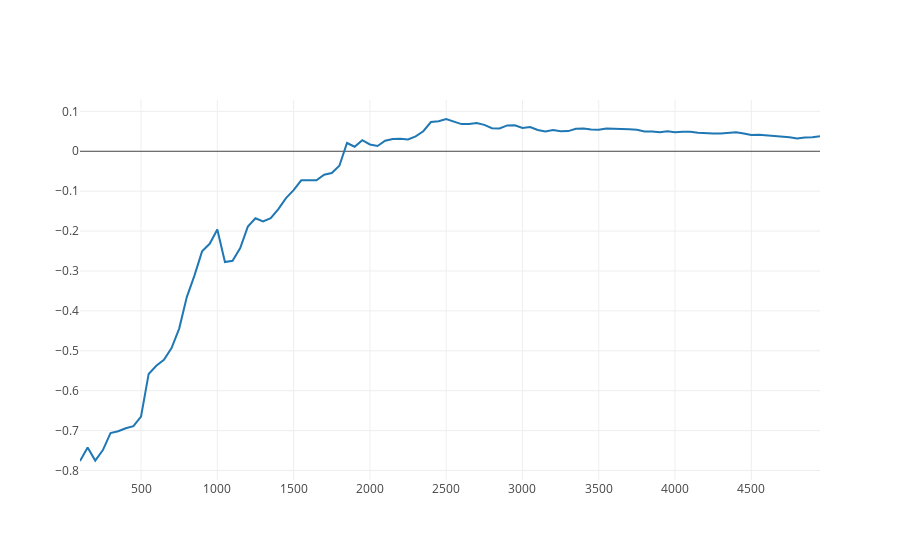

The cell this chart's notebook holds for it:
### Code cell
neigh_r_scatter_trace = go.Scatter(x=list(radius_range), y = scores)
py.iplot([neigh_r_scatter_trace])
